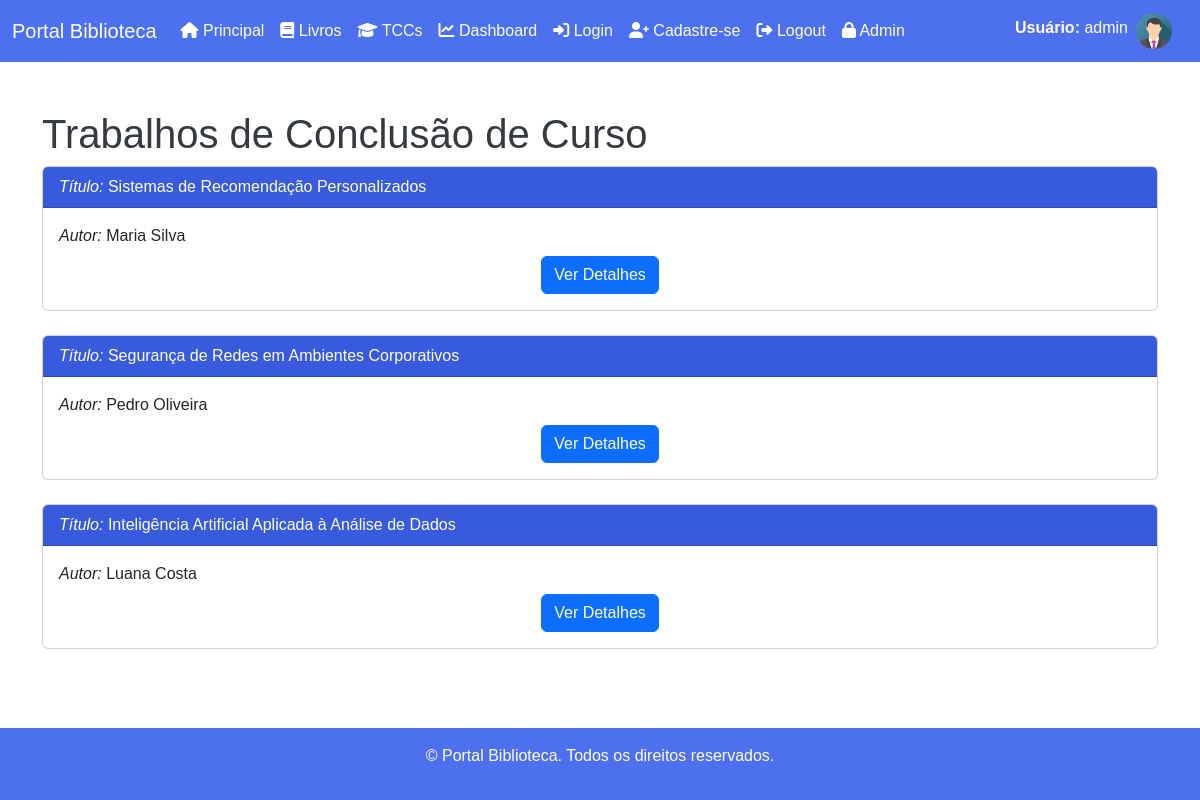
Screenshot of /tccs (signed in) with the database file from the repository.
### biblioteca/models.py (models this page shows, shortened)
class TCC(models.Model):
    titulo = models.CharField(max_length=255)
    autor = models.CharField(max_length=255)
    orientador = models.CharField(max_length=255)
    ano = models.IntegerField()

### biblioteca/views.py (the view)
# urls.py: path('tccs', views.tccs, name='tccs'),
def tccs(request):
    tccs = TCC.objects.all().values()
    context = {
        'tccs': tccs,
    }
    template = loader.get_template('tccs.html')
    return HttpResponse(template.render(context, request))

### biblioteca/templates/tccs.html (shortened to what this page needs)
{% extends "base.html" %}
{% block conteudo %}
    <main class="container mt-5">
        <h1>Trabalhos de Conclusão de Curso</h1>
        {% for tcc in tccs %}
            <div class="card">
                <div class="card-header card-title-obra">
                    <em>Título:</em> {{ tcc.titulo }}
                </div>
                <div class="card-body">
                    <p class="card-title"><em>Autor:</em> {{ tcc.autor }}</p>
                    <center><a href="/tccs/detalhes/{{ tcc.id }}" class="btn btn-primary">Ver Detalhes</a></center>
                </div>
            </div>
            <br>
        {% endfor %}
    </main>
{% endblock %}

### biblioteca/templates/base.html (shortened to what this page needs)
{% load static %}
<!DOCTYPE html>
<html lang="pt-BR">
    <head>
        <link href="https://cdn.jsdelivr.net/npm/bootstrap@5.3.3/dist/css/bootstrap.min.css" rel="stylesheet">
        <link rel="stylesheet" href="https://cdnjs.cloudflare.com/ajax/libs/font-awesome/6.0.0-beta3/css/all.min.css">
        <link rel="stylesheet" href="{% static 'styles.css' %}">
    </head>
    <body>
        <header>
            <nav class="navbar navbar-expand-lg navbar-dark">
                <div class="container-fluid">
                    <a class="navbar-brand" href="/">Portal Biblioteca</a>
                    <div class="collapse navbar-collapse" id="navbarNav">
                        <ul class="navbar-nav">
                            <li class="nav-item">
                                <a class="nav-link active" href="/"><i class="fas fa-home"></i> Principal</a>
                            </li>
                            <li class="nav-item">
                                <a class="nav-link active" href="/livros"><i class="fas fa-book"></i> Livros</a>
                            </li>
                            <li class="nav-item">
                                <a class="nav-link active" href="/tccs"><i class="fas fa-graduation-cap"></i> TCCs</a>
                            </li>
                            <li class="nav-item">
                                <a class="nav-link active" href="/dashboard"><i class="fas fa-chart-line"></i> Dashboard</a>
                            </li>
                            <li class="nav-item">
                                <a class="nav-link active" href="/auth/login"><i class="fas fa-sign-in-alt"></i> Login</a>
                            </li>
                            <li class="nav-item">
                                <a class="nav-link active" href="/auth/cadastro"><i class="fas fa-user-plus"></i> Cadastre-se</a>
                            </li>
                            <li class="nav-item">
                                <a class="nav-link active" href="/auth/logout"><i class="fas fa-sign-out-alt"></i> Logout</a>
                            </li>
                            <li class="nav-item">
                                <a class="nav-link active" href="/admin"><i class="fa-solid fa-lock"></i> Admin</a>
                            </li>
                        </ul>
                        <ul class="navbar-nav ms-auto">
                            {% if user.is_authenticated %}
                                <li class="nav-item">
                                    <a class="nav-link active" href="#"><b>Usuário:</b> {{ user.username }}</a>
                                </li>
                                <a class="navbar-brand" href="#">
                                    <img src="{% static 'img_avatar.png' %}" alt="Avatar" style="width:36px;" class="rounded-pill">
                                </a>
                            {% endif %}
                        </ul>
                    </div>
                </div>
            </nav>
        </header>
        {% block conteudo %}
        {% endblock %}
        <footer class="text-white text-center p-3 mt-5">
            <p>&copy; Portal Biblioteca. Todos os direitos reservados.</p>
        </footer>
    </body>
</html>

### static/styles.css (style rules this page uses)
body { font-family: Arial, sans-serif; min-height: 100vh; display: flex; flex-direction: column; }
h1 { color: #343a40; }
header { background-color: #4D70EF; }
main { flex: 1; }
footer { width: 100%; background-color: #4D70EF; margin-top: auto; }
.card { transition: transform 0.3s ease; }
.card-title-obra { background-color: #375BDC; color: white; }

### rows the page displays
TCC: titulo "Sistemas de Recomendação Personalizados", autor "Maria Silva"
TCC: titulo "Segurança de Redes em Ambientes Corporativos", autor "Pedro Oliveira"
TCC: titulo "Inteligência Artificial Aplicada à Análise de Dados", autor "Luana Costa"

### other values shown
{{ user.username }} "admin"
